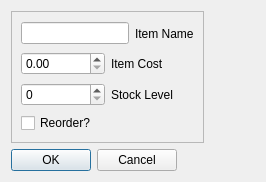
<?xml version="1.0" encoding="UTF-8"?>
<ui version="4.0">
 <class>EditItemDialog</class>
 <widget class="QDialog" name="EditItemDialog">
  <property name="geometry">
   <rect>
    <x>0</x>
    <y>0</y>
    <width>266</width>
    <height>182</height>
   </rect>
  </property>
  <property name="windowTitle">
   <string>Dialog</string>
  </property>
  <layout class="QVBoxLayout" name="verticalLayout_2">
   <item>
    <layout class="QHBoxLayout" name="horizontalLayout_5">
     <item>
      <widget class="QFrame" name="frame">
       <property name="frameShape">
        <enum>QFrame::StyledPanel</enum>
       </property>
       <property name="frameShadow">
        <enum>QFrame::Raised</enum>
       </property>
       <layout class="QVBoxLayout" name="verticalLayout">
        <item>
         <layout class="QHBoxLayout" name="horizontalLayout_2">
          <item>
           <widget class="QLineEdit" name="name"/>
          </item>
          <item>
           <widget class="QLabel" name="label">
            <property name="text">
             <string>Item Name</string>
            </property>
           </widget>
          </item>
         </layout>
        </item>
        <item>
         <layout class="QHBoxLayout" name="horizontalLayout_3">
          <item>
           <widget class="QDoubleSpinBox" name="unitCost"/>
          </item>
          <item>
           <widget class="QLabel" name="label_2">
            <property name="text">
             <string>Item Cost</string>
            </property>
           </widget>
          </item>
         </layout>
        </item>
        <item>
         <layout class="QHBoxLayout" name="horizontalLayout_4">
          <item>
           <widget class="QSpinBox" name="stockLevel"/>
          </item>
          <item>
           <widget class="QLabel" name="label_3">
            <property name="text">
             <string>Stock Level</string>
            </property>
           </widget>
          </item>
         </layout>
        </item>
        <item>
         <widget class="QCheckBox" name="reorder">
          <property name="text">
           <string>Reorder?</string>
          </property>
         </widget>
        </item>
       </layout>
      </widget>
     </item>
     <item>
      <spacer name="horizontalSpacer_2">
       <property name="orientation">
        <enum>Qt::Horizontal</enum>
       </property>
       <property name="sizeHint" stdset="0">
        <size>
         <width>40</width>
         <height>20</height>
        </size>
       </property>
      </spacer>
     </item>
    </layout>
   </item>
   <item>
    <layout class="QHBoxLayout" name="horizontalLayout">
     <item>
      <widget class="QDialogButtonBox" name="buttonBox">
       <property name="orientation">
        <enum>Qt::Horizontal</enum>
       </property>
       <property name="standardButtons">
        <set>QDialogButtonBox::Cancel|QDialogButtonBox::Ok</set>
       </property>
      </widget>
     </item>
     <item>
      <spacer name="horizontalSpacer">
       <property name="orientation">
        <enum>Qt::Horizontal</enum>
       </property>
       <property name="sizeHint" stdset="0">
        <size>
         <width>40</width>
         <height>20</height>
        </size>
       </property>
      </spacer>
     </item>
    </layout>
   </item>
  </layout>
 </widget>
 <resources/>
 <connections>
  <connection>
   <sender>buttonBox</sender>
   <signal>accepted()</signal>
   <receiver>EditItemDialog</receiver>
   <slot>accept()</slot>
   <hints>
    <hint type="sourcelabel">
     <x>248</x>
     <y>254</y>
    </hint>
    <hint type="destinationlabel">
     <x>157</x>
     <y>274</y>
    </hint>
   </hints>
  </connection>
  <connection>
   <sender>buttonBox</sender>
   <signal>rejected()</signal>
   <receiver>EditItemDialog</receiver>
   <slot>reject()</slot>
   <hints>
    <hint type="sourcelabel">
     <x>316</x>
     <y>260</y>
    </hint>
    <hint type="destinationlabel">
     <x>286</x>
     <y>274</y>
    </hint>
   </hints>
  </connection>
 </connections>
</ui>
